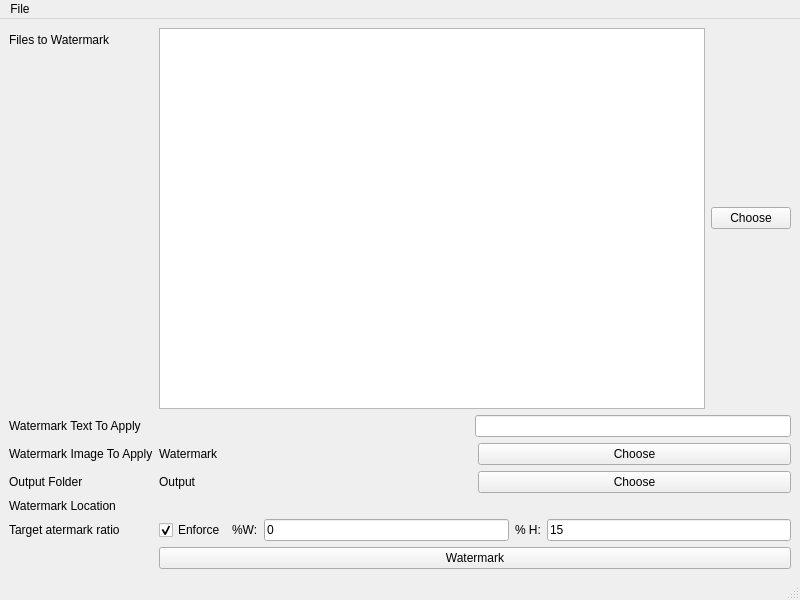
<?xml version="1.0" encoding="UTF-8"?>
<ui version="4.0">
 <class>MainWindow</class>
 <widget class="QMainWindow" name="MainWindow">
  <property name="geometry">
   <rect>
    <x>0</x>
    <y>0</y>
    <width>800</width>
    <height>600</height>
   </rect>
  </property>
  <property name="windowTitle">
   <string>MainWindow</string>
  </property>
  <widget class="QWidget" name="centralwidget">
   <layout class="QGridLayout" name="gridLayout">
    <item row="0" column="0">
     <layout class="QFormLayout" name="formLayout">
      <item row="0" column="0">
       <widget class="QLabel" name="label">
        <property name="text">
         <string>Files to Watermark</string>
        </property>
       </widget>
      </item>
      <item row="0" column="1">
       <layout class="QHBoxLayout" name="horizontalLayout">
        <item>
         <widget class="QListWidget" name="toWatermarkList"/>
        </item>
        <item>
         <widget class="QPushButton" name="toWatermarkButton">
          <property name="text">
           <string>Choose</string>
          </property>
         </widget>
        </item>
       </layout>
      </item>
      <item row="2" column="0">
       <widget class="QLabel" name="label_3">
        <property name="text">
         <string>Watermark Image To Apply</string>
        </property>
       </widget>
      </item>
      <item row="2" column="1">
       <layout class="QHBoxLayout" name="horizontalLayout_3">
        <item>
         <widget class="QLabel" name="watermarkFile">
          <property name="text">
           <string>Watermark</string>
          </property>
         </widget>
        </item>
        <item>
         <widget class="QPushButton" name="waterMarkFileButton">
          <property name="text">
           <string>Choose</string>
          </property>
         </widget>
        </item>
       </layout>
      </item>
      <item row="3" column="0">
       <widget class="QLabel" name="label_6">
        <property name="text">
         <string>Output Folder</string>
        </property>
       </widget>
      </item>
      <item row="3" column="1">
       <layout class="QHBoxLayout" name="horizontalLayout_4">
        <item>
         <widget class="QLabel" name="outputFolder">
          <property name="text">
           <string>Output</string>
          </property>
         </widget>
        </item>
        <item>
         <widget class="QPushButton" name="outputFolderButton">
          <property name="text">
           <string>Choose</string>
          </property>
         </widget>
        </item>
       </layout>
      </item>
      <item row="4" column="0">
       <widget class="QLabel" name="label_8">
        <property name="text">
         <string>Watermark Location</string>
        </property>
       </widget>
      </item>
      <item row="4" column="1">
       <layout class="QVBoxLayout" name="CheckBoxContainer"/>
      </item>
      <item row="5" column="0">
       <widget class="QLabel" name="label_2">
        <property name="toolTip">
         <string extracomment="Compared to Watermark"/>
        </property>
        <property name="text">
         <string>Target atermark ratio</string>
        </property>
       </widget>
      </item>
      <item row="5" column="1">
       <layout class="QHBoxLayout" name="horizontalLayout_2">
        <item>
         <widget class="QCheckBox" name="doScaleCheckbox">
          <property name="text">
           <string>Enforce</string>
          </property>
          <property name="checked">
           <bool>true</bool>
          </property>
         </widget>
        </item>
        <item>
         <widget class="QLabel" name="label_5">
          <property name="text">
           <string>%W:</string>
          </property>
         </widget>
        </item>
        <item>
         <widget class="QLineEdit" name="widthScale">
          <property name="text">
           <string>0</string>
          </property>
         </widget>
        </item>
        <item>
         <widget class="QLabel" name="label_4">
          <property name="text">
           <string>% H:</string>
          </property>
         </widget>
        </item>
        <item>
         <widget class="QLineEdit" name="heightScale">
          <property name="text">
           <string>15</string>
          </property>
         </widget>
        </item>
       </layout>
      </item>
      <item row="6" column="0">
       <spacer name="horizontalSpacer">
        <property name="orientation">
         <enum>Qt::Horizontal</enum>
        </property>
        <property name="sizeHint" stdset="0">
         <size>
          <width>40</width>
          <height>20</height>
         </size>
        </property>
       </spacer>
      </item>
      <item row="6" column="1">
       <widget class="QPushButton" name="watermarkButton">
        <property name="text">
         <string>Watermark</string>
        </property>
       </widget>
      </item>
      <item row="1" column="1">
       <layout class="QHBoxLayout" name="horizontalLayout_5">
        <item>
         <spacer name="horizontalSpacer_2">
          <property name="orientation">
           <enum>Qt::Horizontal</enum>
          </property>
          <property name="sizeHint" stdset="0">
           <size>
            <width>40</width>
            <height>20</height>
           </size>
          </property>
         </spacer>
        </item>
        <item>
         <widget class="QLineEdit" name="watermarkText">
          <property name="text">
           <string/>
          </property>
          <property name="clearButtonEnabled">
           <bool>true</bool>
          </property>
         </widget>
        </item>
       </layout>
      </item>
      <item row="1" column="0">
       <widget class="QLabel" name="label_9">
        <property name="text">
         <string>Watermark Text To Apply</string>
        </property>
       </widget>
      </item>
     </layout>
    </item>
   </layout>
  </widget>
  <widget class="QMenuBar" name="menubar">
   <property name="geometry">
    <rect>
     <x>0</x>
     <y>0</y>
     <width>800</width>
     <height>26</height>
    </rect>
   </property>
   <widget class="QMenu" name="menuFile">
    <property name="title">
     <string>File</string>
    </property>
    <addaction name="actionExit"/>
   </widget>
   <addaction name="menuFile"/>
  </widget>
  <widget class="QStatusBar" name="statusbar"/>
  <action name="actionExit">
   <property name="text">
    <string>Exit</string>
   </property>
  </action>
 </widget>
 <resources/>
 <connections/>
</ui>
